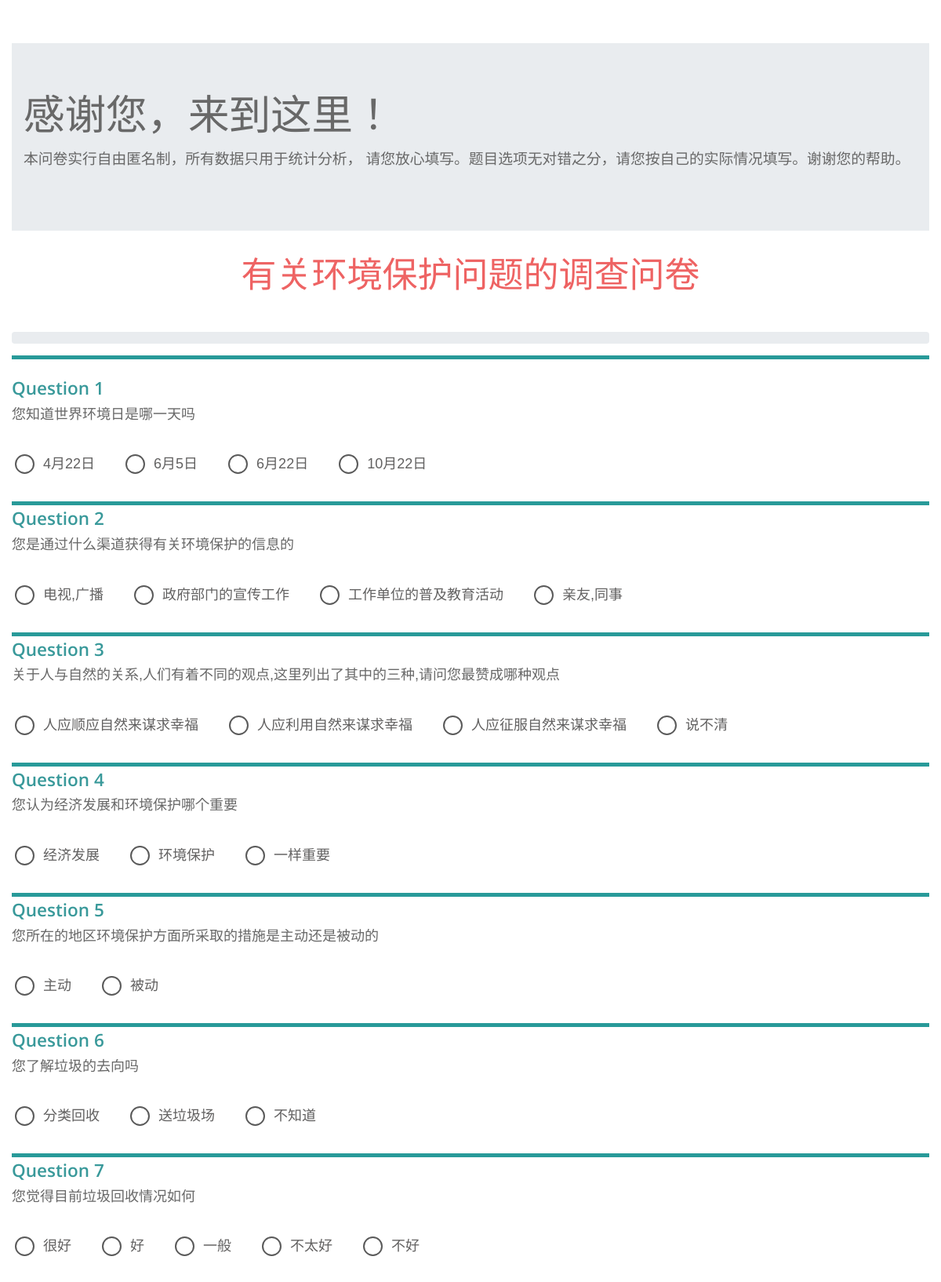
Page /questionnaire/5/ (upper part) on the committed database.
### polls/models.py (models this page shows, shortened)
class Questionnaire(models.Model):
    title = models.CharField(max_length=200)
    pub_date = models.DateTimeField('date published')

class Question(models.Model):
    questionnaire = models.ForeignKey(Questionnaire, on_delete=models.CASCADE)
    question_text = models.CharField(max_length=200)
    is_checkbox = models.BooleanField(default=False)
    pub_date = models.DateTimeField('date published')
    def get_questionnaire_title(self):
        return self.questionnaire.title
    def get_chioce_count(self):
        return self.choice_set.count()
    def get_vote_count(self):
        _count = 0
        for choice in self.choice_set.all():
            _count += choice.votes
        return _count
    get_questionnaire_title.short_description = 'questionnaire'
    get_chioce_count.short_description = 'Total chioce'
    get_vote_count.short_description = 'Total votes'

class Choice(models.Model):
    question = models.ForeignKey(Question, on_delete=models.CASCADE)
    choice_text = models.CharField(max_length=200)
    votes = models.IntegerField(default=0)

### polls/views.py (the view)
# urls.py: path('questionnaire/<int:questionnaire_id>/', views.get_questionnaire, name='get_questionnaire'),
def get_questionnaire(request, questionnaire_id):
    questionnaire = get_object_or_404(Questionnaire, pk=questionnaire_id)
    questions = questionnaire.question_set.all()
    latest_question_list = questions.order_by('is_checkbox')[:]
    context = {
        'latest_question_list': latest_question_list,
        'title': questionnaire.title,
        'count': latest_question_list.count(),
    }
    return render(request, 'polls/questions.html', context)

### polls/templates/polls/questions.html (shortened to what this page needs)
<!DOCTYPE HTML PUBLIC "-//W3C//DTD HTML 4.01 Transitional//EN"
        "http://www.w3.org/TR/html4/loose.dtd">
<html>
<head>
    {% load static %}
    <link rel="stylesheet" href="{% static 'polls/css/googleapis.fonts.css' %}">
    <link rel="stylesheet" href="{% static 'polls/css/materialize.min.css' %}">
    <link rel="stylesheet" href="{% static 'polls/css/bootstrap.min.css' %}">
    <link rel="stylesheet" href="{% static 'polls/css/all.min.css' %}">
    <link rel="stylesheet" href="{% static 'polls/css/templatemo-style.css' %}">
    <link rel="stylesheet" href="{% static 'polls/css/top.css' %}">
</head>
<body>
<div class="container">
    <div class="jumbotron jumbotron-fluid">
        <div class="container">
            <h1 class="display-4">感谢您，来到这里！</h1>
            <p class="lead">本问卷实行自由匿名制，所有数据只用于统计分析， 请您放心填写。题目选项无对错之分，请您按自己的实际情况填写。谢谢您的帮助。</p>
        </div>
    </div>
    <div class="page-header text-center" style="margin-bottom: 45px">
        <h1 style="color:#EE6363;font-family: 'STLiti',serif;"><big>{{ title }}</big></h1>
    </div>
    <div class="progress sticky-top active">
    </div>
    <div class="row">
        <div class="col-12">
            <hr>
        </div>
    </div>
    <form action="{% url 'polls:vote' %}" method="post">
        <div class="row">
            {% if latest_question_list %}
                {% for question in latest_question_list %}
                    <div class="col-12">
                        <span class="tm-question-header">Question {{ forloop.counter }}</span>
                        <p>{{ question.question_text }}</p>
                        <div class="tm-q-choice-container">
                            {% for choice in question.choice_set.all %}
                                {% if question.is_checkbox %}
                                    <label class="tm-q-choice tm-q-choice-2-col">
                                        <div class="mb-3">
                                            <input type="checkbox" class="filled-in tm-checkbox"
                                                   name="question-{{ question.id }}[]"
                                                   value="{{ choice.id }}"/>
                                            <span>{{ choice.choice_text }}</span>
                                        </div>
                                    </label>
                                {% else %}
                                    <label class="tm-q-choice tm-q-choice-2-col">
                                        <div class="mb-3">
                                            <span>{{ choice.choice_text }}</span>
                                        </div>
                                    </label>
                                {% endif %}
                            {% endfor %}
                        </div>
                    </div>
                    <div class="col-12">
                        <hr>
                    </div>
                {% endfor %}
            {% endif %}
        </div>
    </form>
</div>
</body>
</html>

### polls/static/polls/css/templatemo-style.css (style rules this page uses)
body { color: #686868; font-family: "Open Sans", Arial, Helvetica, sans-serif; font-size: 18px; padding-top: 55px; overflow-x: hidden; }
hr { border-top: 5px solid #289a99; margin-top: 0; margin-bottom: 0; }
p { line-height: 1.8; }
.tm-question-header { font-size: 1.5rem; font-weight: 600; color: #39999a; margin-top: 5px; margin-bottom: 20px; }
.tm-q-choice-container { margin-left: -15px; margin-right: -15px; }
.tm-q-choice { margin: 20px 15px; }
[type="radio"]:not(:checked) + span, [type="radio"]:checked + span { font-size: 18px; padding-left: 40px; }
[type="radio"] + span:before, [type="radio"] + span:after { border-color: #686868; width: 25px; height: 25px; top: -4px; }
label { color: #626161; font-size: 18px; }
@media (min-width: 1200px) { .container { max-width: 1200px; } }

### rows in the picture
Questionnaire: title "有关环境保护问题的调查问卷"
Question: question_text "您知道世界环境日是哪一天吗"
Choice: choice_text "4月22日"
Choice: choice_text "6月5日"
Choice: choice_text "6月22日"
Choice: choice_text "10月22日"
Question: question_text "您是通过什么渠道获得有关环境保护的信息的"
Choice: choice_text "电视,广播"
Choice: choice_text "政府部门的宣传工作"
Choice: choice_text "工作单位的普及教育活动"
Choice: choice_text "亲友,同事"
Question: question_text "关于人与自然的关系,人们有着不同的观点,这里列出了其中的三种,请问您最赞成哪种观点"
Choice: choice_text "人应顺应自然来谋求幸福"
Choice: choice_text "人应利用自然来谋求幸福"
Choice: choice_text "人应征服自然来谋求幸福"
Choice: choice_text "说不清"
Question: question_text "您认为经济发展和环境保护哪个重要"
Choice: choice_text "经济发展"
Choice: choice_text "环境保护"
Choice: choice_text "一样重要"
Question: question_text "您所在的地区环境保护方面所采取的措施是主动还是被动的"
Choice: choice_text "主动"
Choice: choice_text "被动"
Question: question_text "您了解垃圾的去向吗"
Choice: choice_text "分类回收"
Choice: choice_text "送垃圾场"
Choice: choice_text "不知道"
Question: question_text "您觉得目前垃圾回收情况如何"
Choice: choice_text "很好"
Choice: choice_text "好"
Choice: choice_text "一般"
Choice: choice_text "不太好"
Choice: choice_text "不好"
